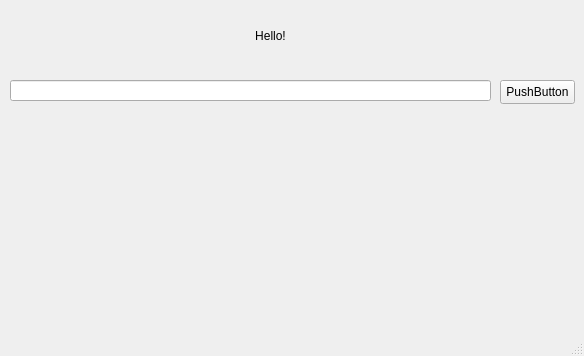
<?xml version="1.0" encoding="UTF-8"?>
<ui version="4.0">
 <class>MainWindow</class>
 <widget class="QMainWindow" name="MainWindow">
  <property name="geometry">
   <rect>
    <x>0</x>
    <y>0</y>
    <width>584</width>
    <height>356</height>
   </rect>
  </property>
  <property name="windowTitle">
   <string>PySide6 Example</string>
  </property>
  <widget class="QWidget" name="centralwidget">
   <widget class="QLabel" name="label">
    <property name="geometry">
     <rect>
      <x>150</x>
      <y>20</y>
      <width>241</width>
      <height>31</height>
     </rect>
    </property>
    <property name="text">
     <string>Hello!</string>
    </property>
    <property name="alignment">
     <set>Qt::AlignmentFlag::AlignCenter</set>
    </property>
   </widget>
   <widget class="QLineEdit" name="lineEdit">
    <property name="geometry">
     <rect>
      <x>10</x>
      <y>80</y>
      <width>481</width>
      <height>21</height>
     </rect>
    </property>
   </widget>
   <widget class="QPushButton" name="pushButton">
    <property name="geometry">
     <rect>
      <x>500</x>
      <y>80</y>
      <width>75</width>
      <height>24</height>
     </rect>
    </property>
    <property name="text">
     <string>PushButton</string>
    </property>
   </widget>
  </widget>
  <widget class="QMenuBar" name="menubar">
   <property name="geometry">
    <rect>
     <x>0</x>
     <y>0</y>
     <width>584</width>
     <height>22</height>
    </rect>
   </property>
  </widget>
  <widget class="QStatusBar" name="statusbar"/>
 </widget>
 <resources/>
 <connections/>
</ui>
